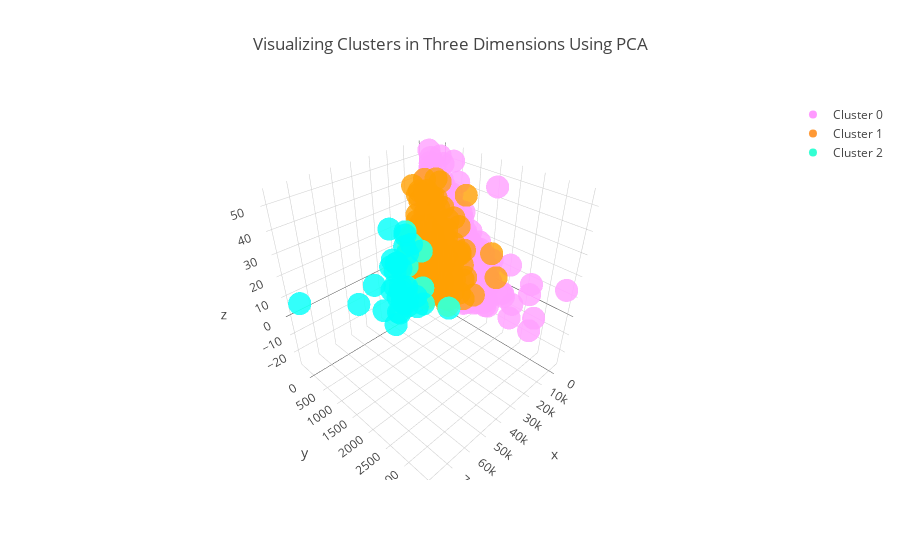

This figure's notebook cell:
### Code cell
#Instructions for building the 3-D plot

#trace1 is for 'Cluster 0'
trace1 = go.Scatter3d(
                    x = cluster0["PC1_3d"],
                    y = cluster0["PC2_3d"],
                    z = cluster0["PC3_3d"],
                    mode = "markers",
                    name = "Cluster 0",
                    marker = dict(color = 'rgba(255, 128, 255, 0.8)'),
                    text = None)

#trace2 is for 'Cluster 1'
trace2 = go.Scatter3d(
                    x = cluster1["PC1_3d"],
                    y = cluster1["PC2_3d"],
                    z = cluster1["PC3_3d"],
                    mode = "markers",
                    name = "Cluster 1",
                    marker = dict(color = 'rgba(255, 128, 2, 0.8)'),
                    text = None)

#trace3 is for 'Cluster 2'
trace3 = go.Scatter3d(
                    x = cluster2["PC1_3d"],
                    y = cluster2["PC2_3d"],
                    z = cluster2["PC3_3d"],
                    mode = "markers",
                    name = "Cluster 2",
                    marker = dict(color = 'rgba(0, 255, 200, 0.8)'),
                    text = None)

data = [trace1, trace2, trace3]

title = "Visualizing Clusters in Three Dimensions Using PCA"

layout = dict(title = title,
              xaxis= dict(title= 'PC1',ticklen= 5,zeroline= False),
              yaxis= dict(title= 'PC2',ticklen= 5,zeroline= False)
             )

fig = dict(data = data, layout = layout)

iplot(fig)

### Figure 1 — Plotly figure (JSON) as saved in the notebook; plotly's stock layout.template omitted (floating-point values rounded to 4 significant figures; data arrays with more than 128 entries replaced by an {"elided": "..."} marker saying what was removed)
{"data": [{"marker": {"color": "rgba(255, 128, 255, 0.8)"}, "mode": "markers", "name": "Cluster 0", "type": "scatter3d", "uid": "7b10e169-5dca-4996-aa5e-5861c38cc70b", "x": {"elided": "4416 float values"}, "y": {"elided": "4416 float values"}, "z": {"elided": "4416 float values"}}, {"marker": {"color": "rgba(255, 128, 2, 0.8)"}, "mode": "markers", "name": "Cluster 1", "type": "scatter3d", "uid": "6ba291e1-f4f2-46ca-9e63-f97985f4e1ee", "x": {"elided": "546 float values"}, "y": {"elided": "546 float values"}, "z": {"elided": "546 float values"}}, {"marker": {"color": "rgba(0, 255, 200, 0.8)"}, "mode": "markers", "name": "Cluster 2", "type": "scatter3d", "uid": "a8969576-5052-421b-9291-8a0955a1180b", "x": [20090.0, 19200.0, 19060.0, 19280.0, 20560.0, 15470.0, 16990.0, 21340.0, 21970.0, 17750.0, 22360.0, 22930.0, 17840.0, 31160.0, 21900.0, 79680.0, 16440.0, 26170.0, 27680.0, 16670.0, 21340.0, 35410.0, 19060.0, 33120.0, 21230.0, 16590.0, 22750.0, 29950.0, 49920.0, 19200.0, 16400.0, 27820.0, 23770.0, 30350.0, 15770.0, 17790.0, 17250.0, 22360.0], "y": [-339.4, -261.0, -197.9, 137.0, -226.7, -326.1, 1213.0, -121.1, -324.4, -84.21, -202.6, -314.9, -127.3, 1055.0, 44.68, -26.82, -176.5, -251.5, -158.3, 156.3, -146.1, -353.2, -86.9, 224.9, -317.0, -212.6, -126.8, 176.6, -76.64, -67.95, 360.5, -133.3, -307.3, -357.7, 279.8, -136.2, 150.0, -254.6], "z": [1.92, -0.8081, -21.81, 15.96, -10.32, -14.36, -9.966, -16.75, -1.901, 8.552, -26.15, -10.28, -18.39, 6.556, 14.98, 10.78, 0.2151, -10.58, 4.634, -21.0, -18.8, -4.307, -21.94, -22.73, 2.312, -12.77, -11.34, -8.421, -5.244, 19.03, -17.13, 24.64, 5.336, -22.23, 12.15, 19.74, -14.38, -26.17]}], "layout": {"title": {"text": "Visualizing Clusters in Three Dimensions Using PCA"}, "xaxis": {"ticklen": 5, "title": {"text": "PC1"}, "zeroline": false}, "yaxis": {"ticklen": 5, "title": {"text": "PC2"}, "zeroline": false}}}
